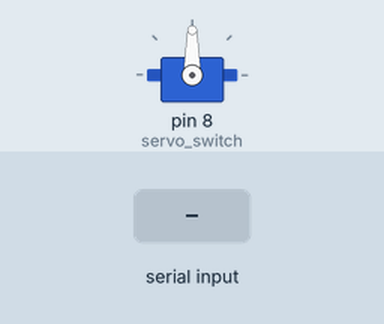
This sketch was run on a simulated Arduino Uno, built with avr-gcc and run on an emulated ATmega328P. Shown: servo. Inputs (shaded band) come from the test bench.

Above: at 1.2 s.
1.3 s: "1" received over Serial
At 2.5 s:
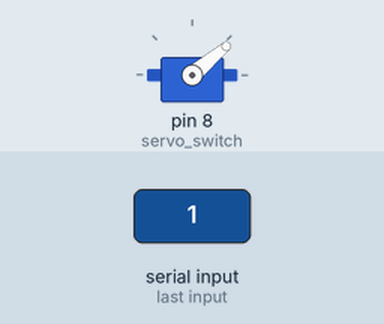
Timing chart, 0 to 4.3 s (numbered marks = the images above; inputs shaded):
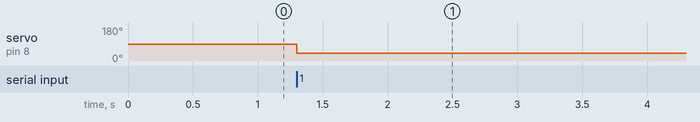

Measured:
- after the input at 1.3 s, servo on pin 8 (servo_switch): 90° → 40° at once

The sketch:

sketch_may05a.ino
```cpp
//This is Arduino file.
// to know how this code works you can watch this video: https://www.youtube.com/watch?v=GWuvM-9IlK8
#include<Servo.h>
Servo servo_switch;
int pos=20;
boolean vis_on=false,vis_off=false;
void setup(){
  Serial.begin(9600);
  servo_switch.attach(8);
}
void loop(){
  if(Serial.available()){
    if(!vis_on || !vis_off){
      int a=int(Serial.read());
      if(a==1 && !vis_on){
        servo_switch.write(0);
        vis_on=true;
      }else if(a!=1 && !vis_off){
        servo_switch.write(40);
        vis_off=true;
      }
    }else{
      vis_on=false;
      vis_off=false;
    }
  }
}
```
